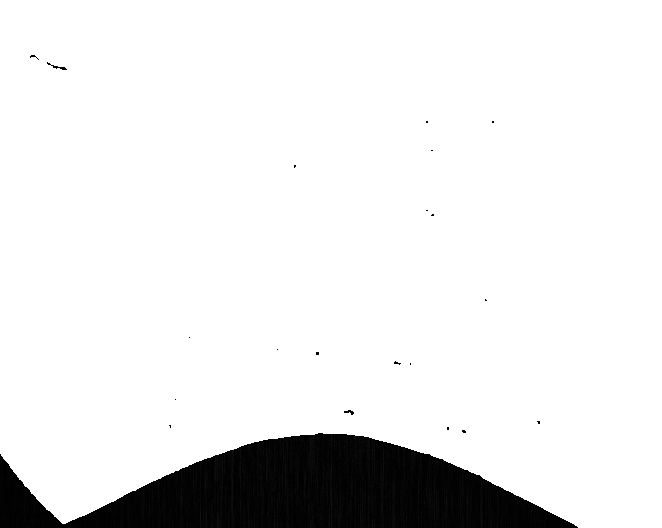
#> input picture Project1/preprocess_img/Chessboard0631.png, 662 x 528 px
$ python test.py
#> lines starting #> are read from the running program, lines starting #| are printed output that depends on the picture
import cv2
import numpy as np

max_size = (20, 20)

img = cv2.imread('preprocess_img/Chessboard0631.png')
#> img is the input picture: shape (528, 662, 3); min 0, max 255, mean 231.5
gray = cv2.cvtColor(img, cv2.COLOR_BGR2GRAY)

# Apply Gaussian Blur to remove noise
blurred = cv2.GaussianBlur(gray, (5, 5), 0)

kernel = np.array([[-1,-1,-1], [-1, 9,-1], [-1,-1,-1]])
sharpened = cv2.filter2D(blurred, -1, kernel)

# Get the image dimensions
height, width = img.shape[:2]
#> height = 528; width = 662

# Create a blank canvas with the same number of channels as the input image
canvas = np.zeros((width, height, 3), np.uint8)

# Copy the image data to the canvas, rotated 90 degrees clockwise
canvas = cv2.transpose(sharpened)
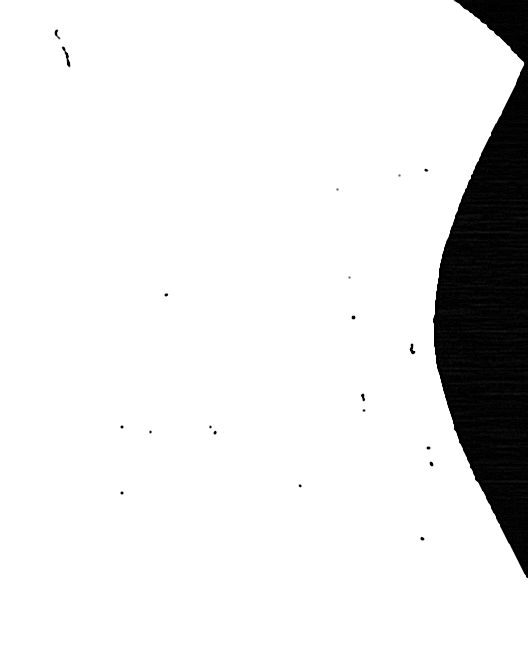
#> canvas: shape (662, 528); min 0, max 255, mean 231.5
canvas = cv2.flip(canvas, 1)
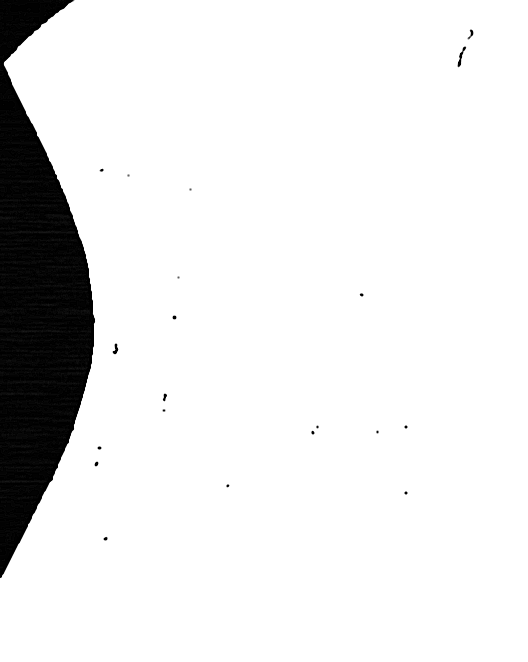
#> canvas: shape (662, 528); min 0, max 255, mean 231.5

th, im_th_tz = cv2.threshold(canvas, canvas.mean() * 0.975, 255, cv2.THRESH_TOZERO)
#> th = 225

result = (0,0)
ret = None
corners = None

for rows in range(max_size[0]+1,3,-1):
    for cols in range(max_size[1]+1,3,-1):
        if rows > cols :
             continue
        # Try to detect the corners of the chessboard with the current size
        ret, corners = cv2.findChessboardCorners(im_th_tz, (rows, cols), None)

        if ret:
            # Chessboard found with the current size, log the size and break from the loops
            result = (rows, cols)
            print("Chessboard size:", result)
            break;
    if ret:
        break
cv2.drawChessboardCorners(img, result, corners, ret)
